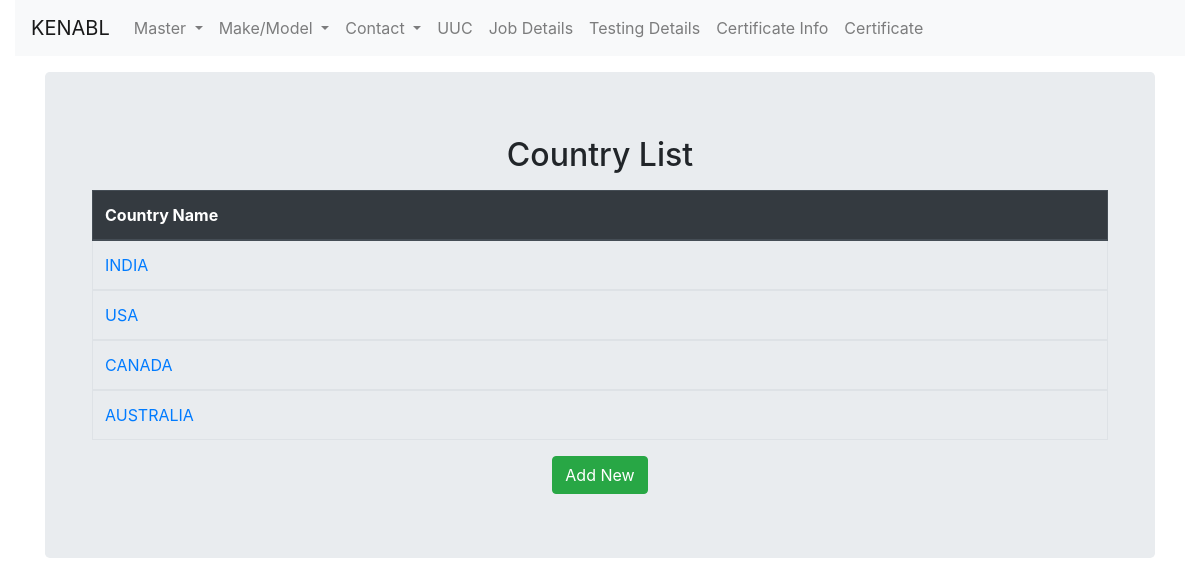
The app's page /contact/countrylist/ with its own data.
### contact/models.py (models this page shows, shortened)
class country(models.Model):
    name = models.CharField(max_length=256)

### contact/views.py (the view)
# urls.py: path('countrylist/', views.CountryListView.as_view(),name='country_list'),
class CountryListView(ListView):
    context_object_name = 'ctry_list'
    model = country
    template_name = 'contact/country_list.html'

### contact/templates/contact/country_list.html (shortened to what this page needs)
{% extends 'masterinstrument/base.html' %}
{% block content %}
  <div class="container">
   <div class="jumbotron">
     <div>
          <h2 style="text-align:center;">Country List</h2>
    </div>
    <div class="container">
      <table class="table table-bordered">
        <thead class="thead-dark">
      <tr>
        <th scope="col">Country Name</th>
      </tr>
    </thead>
  {% for country in ctry_list %}
  <tbody>
    <tr>
      <td><a href="{% url 'countrydetail' pk=country.pk %}">{{country.name}}</a></td>
    </tr>
  </tbody>
  {% endfor %}
</table>
  <div class="text-center">
    <a class='btn btn-success' href="{% url 'countrycreate' %}">Add New</a>
  </div>
</div>
  </div>
  </div>
{% endblock %}

### records on screen
country: name "INDIA"
country: name "USA"
country: name "CANADA"
country: name "AUSTRALIA"
